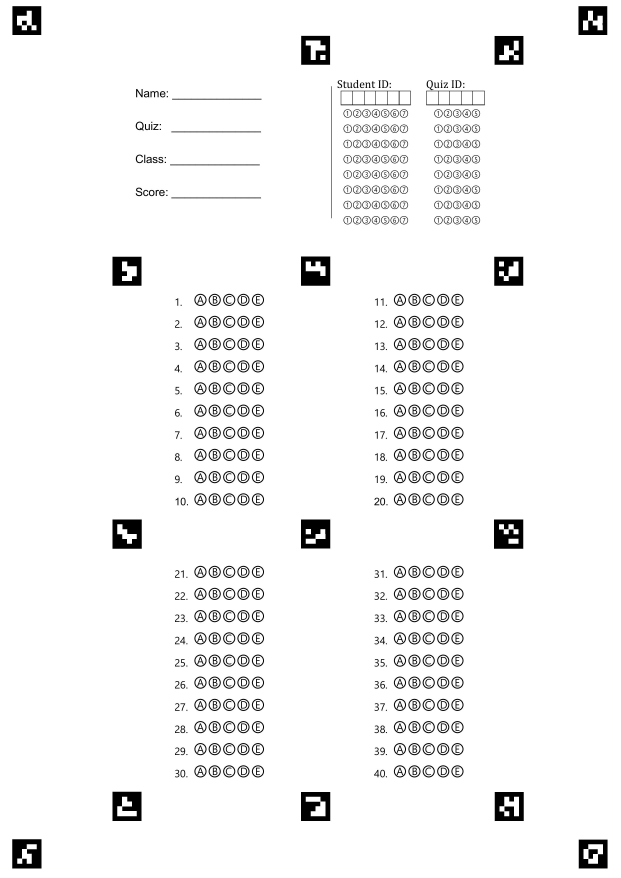
#> input picture samples/template_scan1.png, 2481 x 3509 px (shown at 1/4 size)
$ python markers.py
#> lines starting #> are read from the running program, lines starting #| are printed output that depends on the picture; after the words box and inside, x2 and y2 are one past the last pixel; in counts of white or black regions, pixels touching at a corner belong together
# path: markers.py
from __future__ import annotations

import logging
import os
from dataclasses import dataclass
from functools import lru_cache
from typing import Dict, List, Tuple, Optional

import cv2 as cv
import numpy as np


APRILTAG_DICT: int = cv.aruco.DICT_APRILTAG_16h5

A4_PX: Tuple[int, int] = (2481, 3509)

TEMPLATE_LAYOUT_FILE: str = "template_marker_layout.json"


log = logging.getLogger(__name__)
if not log.handlers:
    logging.basicConfig(level=logging.INFO)


def safe_mkdir(path: str) -> None:
    os.makedirs(path, exist_ok=True)


def _safe_imwrite(path: str, img: np.ndarray, note: str = "") -> None:
    # Debug image writing disabled to improve performance
    return


@dataclass
class TagDetection:
    id: int                # ID của marker
    corners: np.ndarray    # 4 đỉnh (4, 2)
    center: np.ndarray     # tâm (2,)


@lru_cache(maxsize=1)
def _build_detector() -> cv.aruco.ArucoDetector:
    params = cv.aruco.DetectorParameters()
    params.cornerRefinementMethod = cv.aruco.CORNER_REFINE_SUBPIX

    dictionary = cv.aruco.getPredefinedDictionary(APRILTAG_DICT)
    detector = cv.aruco.ArucoDetector(dictionary, params)
    log.info(f"[Detector] Init ArucoDetector with dict={APRILTAG_DICT}")
    return detector


def detect_tags(gray: np.ndarray) -> List[TagDetection]:
    detector = _build_detector()
    corners, ids, _ = detector.detectMarkers(gray)

    if ids is None or len(ids) == 0:
        return []

    ids_arr = np.asarray(ids, dtype=np.int32).reshape(-1)

    detections: List[TagDetection] = []
    for i, c in enumerate(corners):
        c_arr = np.asarray(c, dtype=np.float32).reshape(-1, 2)  # (4,2)
        center = c_arr.mean(axis=0)
        detections.append(
            TagDetection(
                id=int(ids_arr[i]),
                corners=c_arr,
                center=center,
            )
        )

    detections.sort(key=lambda d: d.id)
    return detections


def _draw_detections(
    img_bgr: np.ndarray,
    detections: List[TagDetection],
    draw_ids: bool = True,
) -> np.ndarray:

    vis = img_bgr.copy()
    for d in detections:
        pts = d.corners.astype(int)
        cv.polylines(vis, [pts], isClosed=True, color=(0, 255, 0), thickness=2)
        c = tuple(d.center.astype(int))
        cv.circle(vis, c, 5, (0, 0, 255), -1)
        if draw_ids:
            cv.putText(
                vis,
                str(d.id),
                (c[0] + 5, c[1] - 5),
                cv.FONT_HERSHEY_SIMPLEX,
                0.6,
                (255, 0, 0),
                2,
                cv.LINE_AA,
            )
    return vis


def extract_template_marker_layout(
    img_path: str,
    save_path: str = TEMPLATE_LAYOUT_FILE,
    debug_dir: Optional[str] = None,
) -> Dict[int, List[float]]:

#> called with img_path = 'samples/template_scan1.png', save_path = 'template_marker_layout.json', debug_dir = 'debug_markers'
    import json

    img = cv.imread(img_path)
#> img is the input picture: shape (3509, 2481, 3); min 0, max 255, mean 244
    if img is None:
        raise FileNotFoundError(f"Template image not found: {img_path}")
    log.info(f"[Template] Input: {img_path}, shape={img.shape}")

    gray = cv.cvtColor(img, cv.COLOR_BGR2GRAY)
    detections = detect_tags(gray)
#> in detect_tags, `corners, ids, _ = detector.detectMarkers(gray)`: corners = 15 items; ids = [2, 18, 14, 15, 20, 19, 16, 21, 17, 13, 7, 1, 4, 9, 3]
#> in detect_tags, `ids_arr = np.asarray(ids, dtype=np.int32).reshape(-1)`: ids_arr has the same summary as ids
#> the loop in detect_tags, `for i, c in enumerate(corners):` made 15 passes
#> center on passes 1 to 8: [107, 3415], [2034, 2136], [508, 2136], [1262, 1084], [1262, 3225.5], [507.5, 3225], [1262, 2135.5], [2036.5, 3225.5]
#> after the loop in detect_tags, `for i, c in enumerate(corners):`: detections = 15 items
#> detections = 15 items
    log.info(f"[Template] Detected ids: {[d.id for d in detections]}")

    # STEP 1: lưu ảnh template có tag & id, để xem layout marker có đúng ý không
    if debug_dir is not None:
        safe_mkdir(debug_dir)
        vis = _draw_detections(img, detections)
#> the loop in _draw_detections, `for d in detections:` made 15 passes
#> (pts, c) on passes 1 to 6: ([[164, 139], [49, 139], [49, 24], [164, 24]], (106, 81)), ([[165, 3473], [48, 3473], [48, 3356], [165, 3356]], (107, 3414)), ([[2428, 139], [2313, 139], [2313, 24], [2428, 24]], (2370, 81)), ([[2429, 3473], [2314, 3473], [2314, 3358], [2429, 3358]], (2372, 3415)), ([[1319, 258], [1204, 258], [1204, 142], [1319, 143]], (1262, 200)), ([[2093, 258], [1977, 258], [1977, 143], [2093, 143]], (2035, 200))
        _safe_imwrite(
            os.path.join(debug_dir, "markers_step1_template_tags.png"),
            vis,
            "step1 template tags",
        )

    if len(detections) < 4:
        raise RuntimeError("Template must contain ≥4 markers.")

    layout: Dict[int, List[float]] = {}
    seen: set[int] = set()

    for d in detections:
        if d.id in seen:
            raise RuntimeError(f"Duplicate marker id {d.id} in template.")
        seen.add(d.id)
        layout[d.id] = d.center.astype(float).tolist()
        log.debug(f"[Template] id={d.id} center={layout[d.id]}")
#> this loop made 15 passes
#> after the loop, layout = 15 items; seen = 15 items

    with open(save_path, "w", encoding="utf-8") as f:
        json.dump(layout, f, indent=2, ensure_ascii=False)

    log.info(f"[Template] Saved {len(layout)} markers -> {save_path}")
    return layout


def load_template_marker_layout(path: str = TEMPLATE_LAYOUT_FILE) -> Dict[int, List[float]]:

#> called with path = 'template_marker_layout.json'
    import json

    with open(path, "r", encoding="utf-8") as f:
        data = json.load(f)
    layout = {int(k): [float(x) for x in v] for k, v in data.items()}
#> layout = 15 items
    log.info(f"[Template] loaded ids={sorted(layout.keys())}")
    return layout


def _collect_correspondences(
    detections: List[TagDetection],
    template_layout: Dict[int, List[float]],
) -> Tuple[np.ndarray, np.ndarray]:

    src: List[np.ndarray] = []
    dst: List[np.ndarray] = []

    for d in detections:
        if d.id in template_layout:
            src.append(d.center.astype(np.float32))
            dst.append(np.asarray(template_layout[d.id], dtype=np.float32))

    if not src:
        raise RuntimeError("No common marker ids between image and layout.")

    src_pts = np.stack(src, axis=0)
    dst_pts = np.stack(dst, axis=0)
    return src_pts, dst_pts


def warp_to_a4_single_h(
    img: np.ndarray,
    template_layout: Dict[int, List[float]],
    out_size: Tuple[int, int] = A4_PX,
    debug_dir: Optional[str] = None,
) -> np.ndarray:

    W_out, H_out = out_size
    if W_out <= 0 or H_out <= 0:
        raise ValueError(f"Invalid out_size={out_size}")

    gray = cv.cvtColor(img, cv.COLOR_BGR2GRAY)
    detections = detect_tags(gray)
    log.info(f"[WarpH] detected_ids={[d.id for d in detections]}")

    if debug_dir is not None:
        safe_mkdir(debug_dir)
        vis_input = _draw_detections(img, detections)
        _safe_imwrite(
            os.path.join(debug_dir, "markers_step2_input_tags.png"),
            vis_input,
            "step2 input with tags",
        )

    if len(detections) < 4:
        raise RuntimeError("Need ≥4 markers for homography.")

    src_pts, dst_pts = _collect_correspondences(detections, template_layout)
    if len(src_pts) < 4:
        raise RuntimeError(f"Matched markers < 4 (got {len(src_pts)}).")

    H_sd, mask = cv.findHomography(src_pts, dst_pts, cv.RANSAC, 3.0)
    if H_sd is None or mask is None or int(mask.sum()) < 4:
        raise RuntimeError("Global homography estimation failed.")

    log.info(f"[WarpH] inliers={int(mask.sum())}/{len(mask)}")

    warped = cv.warpPerspective(img, H_sd, out_size)
    log.info(f"[WarpH] warped_shape={warped.shape}")

    if debug_dir is not None:
        _safe_imwrite(
            os.path.join(debug_dir, "markers_step3_warped_H_only.png"),
            warped,
            "step3 warped by H only",
        )

    return warped


def refine_warp_idw(
    warped: np.ndarray,
    template_layout: Dict[int, List[float]],
    grid_shape: Tuple[int, int] = (24, 32), # Kích thước lưới nội suy: (row, col) = (10,16), (16,24), (24,32). Số càng lớn thì lưới càng mịn (chi tiết hơn) nhưng tính toán chậm hơn.
    idw_power: float = 2, # Số mũ trong công thức Inverse Distance Weighting (IDW).
        # - power lớn (vd 3, 4): điểm gần ảnh hưởng MẠNH hơn, bề mặt gồ ghề hơn.
        # - power nhỏ (vd 1): điểm xa vẫn còn ảnh hưởng đáng kể, bề mặt mượt hơn.
    idw_eps: float = 1e-3, # Epsilon rất nhỏ để tránh chia cho 0 khi khoảng cách gần như bằng 0.
        # - Nếu có điểm trùng vị trí (d = 0) → chia cho 0 → lỗi.
        # - Thêm eps (1e-3) đảm bảo d không bao giờ là 0 tuyệt đối.

    debug_dir: Optional[str] = None,
) -> np.ndarray:

    H_img, W_img = warped.shape[:2]
    gray = cv.cvtColor(warped, cv.COLOR_BGR2GRAY)
    detections = detect_tags(gray)
    log.info(f"[RefineIDW] detected_ids={[d.id for d in detections]}")

    if len(detections) < 4:
        log.warning("[RefineIDW] Not enough markers, skip refine.")
        return warped

    src_pts_list: List[np.ndarray] = []
    dst_pts_list: List[np.ndarray] = []

    for d in detections:
        if d.id in template_layout:
            src_pts_list.append(d.center.astype(np.float32))
            dst_pts_list.append(np.asarray(template_layout[d.id], np.float32))

    if len(src_pts_list) < 4:
        log.warning("[RefineIDW] matched markers < 4, skip refine.")
        return warped

    src_pts = np.stack(src_pts_list, axis=0)  # (N,2)
    dst_pts = np.stack(dst_pts_list, axis=0)  # (N,2)

    residuals = src_pts - dst_pts             # vector cần bù (N,2)
    avg_res = float(np.linalg.norm(residuals, axis=1).mean())
    log.info(f"[RefineIDW] N={len(residuals)}, avg_residual={avg_res:.2f}px")

    gx, gy = grid_shape
    map_dx_coarse = np.zeros((gy + 1, gx + 1), dtype=np.float32)
    map_dy_coarse = np.zeros((gy + 1, gx + 1), dtype=np.float32)

    dst_pts_f = dst_pts.astype(np.float32)

    for iy in range(gy + 1):
        y = (iy / gy) * (H_img - 1) if gy > 0 else (H_img - 1) / 2.0
        for ix in range(gx + 1):
            x = (ix / gx) * (W_img - 1) if gx > 0 else (W_img - 1) / 2.0

            diff = dst_pts_f - np.array([x, y], dtype=np.float32)
            dists = np.linalg.norm(diff, axis=1) + idw_eps
            weights = 1.0 / (dists ** idw_power)

            w_sum = float(weights.sum())
            if w_sum < 1e-6:
                dx = dy = 0.0
            else:
                w_norm = weights[:, None] / w_sum
                delta = (w_norm * residuals).sum(axis=0)
                dx = float(delta[0])
                dy = float(delta[1])

            map_dx_coarse[iy, ix] = dx
            map_dy_coarse[iy, ix] = dy

    map_dx = cv.resize(map_dx_coarse, (W_img, H_img), interpolation=cv.INTER_LINEAR)
    map_dy = cv.resize(map_dy_coarse, (W_img, H_img), interpolation=cv.INTER_LINEAR)

    xs, ys = np.meshgrid(
        np.arange(W_img, dtype=np.float32),
        np.arange(H_img, dtype=np.float32),
    )
    map_x = xs + map_dx
    map_y = ys + map_dy

    map_x = np.clip(map_x, 0, W_img - 1).astype(np.float32)
    map_y = np.clip(map_y, 0, H_img - 1).astype(np.float32)

    refined = cv.remap(
        warped,
        map_x,
        map_y,
        interpolation=cv.INTER_LINEAR,
        borderMode=cv.BORDER_REPLICATE,
    )
    log.info(f"[RefineIDW] refined_shape={refined.shape}")

    if debug_dir is not None:
        safe_mkdir(debug_dir)
        _safe_imwrite(
            os.path.join(debug_dir, "markers_step4_warped_refined.png"),
            refined,
            "step4 warped refined by IDW",
        )

    return refined


def warp_to_a4(
    img: np.ndarray,
    template_layout: Dict[int, List[float]],
    out_size: Tuple[int, int] = A4_PX,
    use_refine: bool = True,
    debug_dir: Optional[str] = None,
) -> np.ndarray:
    warped = warp_to_a4_single_h(img, template_layout, out_size, debug_dir=debug_dir)
    if use_refine:
        warped = refine_warp_idw(warped, template_layout, debug_dir=debug_dir)
    return warped


if __name__ == "__main__":
    template_img_path = "samples/template_scan1.png"
    input_img_path = "samples/1photo2.jpg"
    out_dir = "debug_markers"

    safe_mkdir(out_dir)

    if not os.path.exists(TEMPLATE_LAYOUT_FILE):
        log.info("[Demo] Layout JSON not found; extracting from template.")
        extract_template_marker_layout(
            template_img_path,
            TEMPLATE_LAYOUT_FILE,
            debug_dir=out_dir,
        )

    layout = load_template_marker_layout(TEMPLATE_LAYOUT_FILE)
#> layout = 15 items

    img = cv.imread(input_img_path)
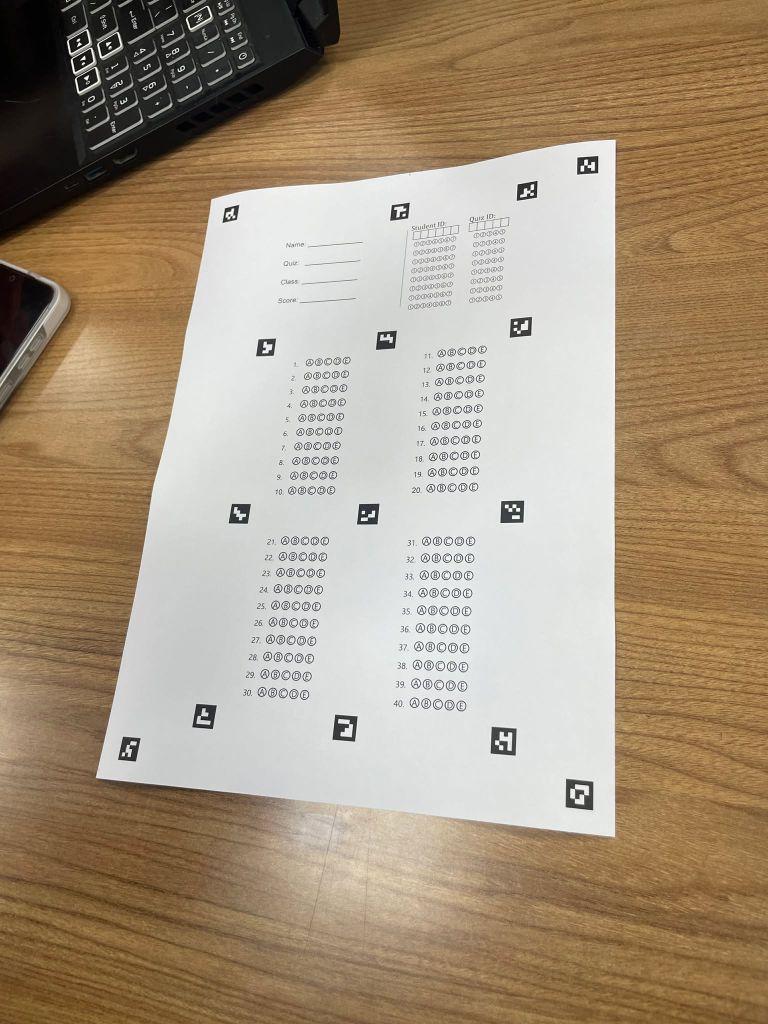
#> input picture samples/1photo2.jpg, 1536 x 2048 px (shown at 1/2 size)
#> img is the input picture: shape (2048, 1536, 3); mean B, G, R 125.9, 148.8, 166.5
    if img is None:
        raise FileNotFoundError(f"Input image not found: {input_img_path}")

    warped = warp_to_a4(img, layout, out_size=A4_PX, use_refine=True, debug_dir=out_dir)
#> in warp_to_a4_single_h, `gray = cv.cvtColor(img, cv.COLOR_BGR2GRAY)`:
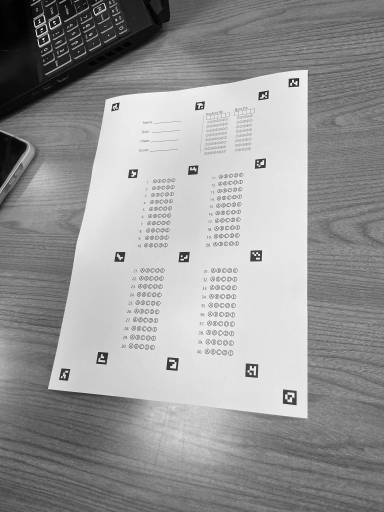
#> gray: shape (2048, 1536) (shown at 1/4 size); min 0, max 255, mean 151.4
#> the loop in detect_tags (call 2), `for i, c in enumerate(corners):` made 15 passes
#> center on passes 1 to 8: [1158.5, 1588.4], [1006.7, 1481.8], [689.7, 1455.6], [1024.2, 1023.1], [408.6, 1432.3], [258.3, 1497.4], [736.2, 1027.7], [1041.4, 654.1]
#> call 2 of _draw_detections, with draw_ids = True
#> the loop in _draw_detections (call 2), `for d in detections:` made 15 passes
#> (pts, c) on passes 1 to 6: ([[472, 439], [444, 445], [450, 415], [478, 410]], (461, 427)), ([[271, 1522], [235, 1518], [245, 1472], [280, 1475]], (258, 1497)), ([[1195, 346], [1153, 348], [1154, 314], [1196, 311]], (1174, 330)), ([[1185, 1619], [1130, 1613], [1131, 1557], [1186, 1562]], (1158, 1588)), ([[815, 436], [779, 440], [783, 409], [818, 405]], (799, 423)), ([[1073, 394], [1033, 401], [1034, 368], [1074, 361]], (1053, 381))
#> after the loop in _draw_detections (call 2), `for d in detections:`:
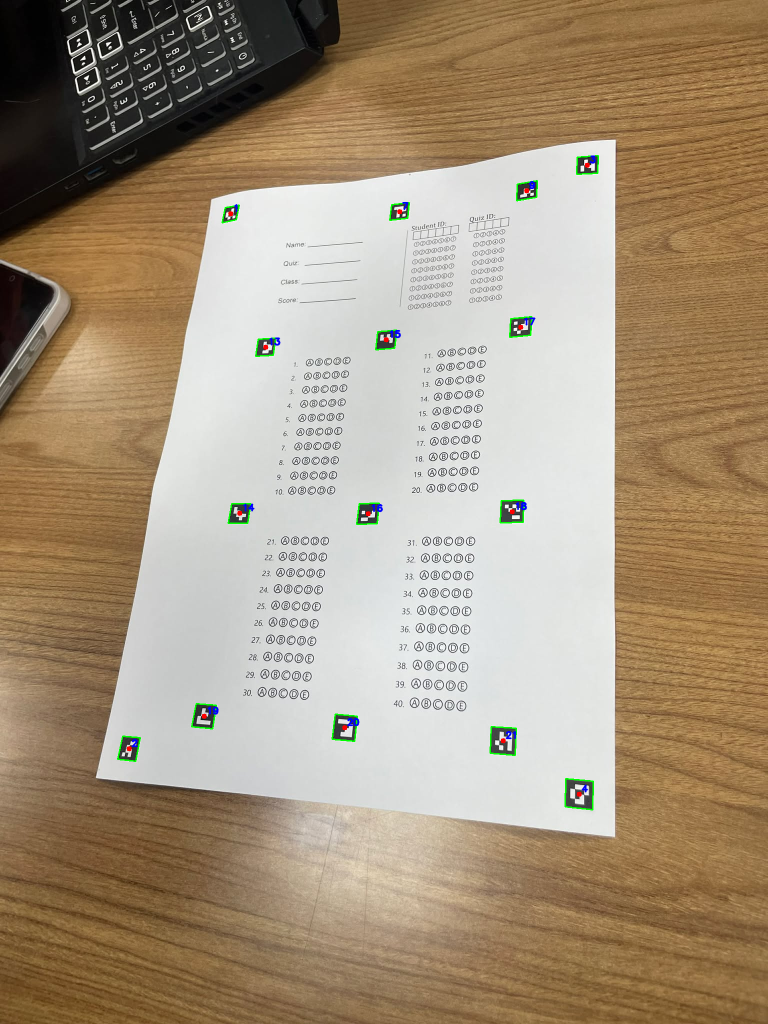
#> vis: shape (2048, 1536, 3) (shown at 1/2 size); 0.36% of pixels changed, all inside (x1, y1, x2, y2) = (234, 310, 1198, 1621)
#> the loop in _collect_correspondences, `for d in detections:` made 15 passes
#> after the loop in _collect_correspondences, `for d in detections:`: dst = [[106.9, 81.9], [107, 3415], [2371, 81.9], [2372.1, 3415.7], [1262, 200.7], [2035.5, 201], [507.5, 1084.5], [508, 2136], [1262, 1084], [1262, 2135.5], [2034.5, 1084.5], [2034, 2136], [507.5, 3225], [1262, 3225.5], [2036.5, 3225.5]]; src = [[461.6, 427.6], [258.3, 1497.4], [1174.9, 330.3], [1158.5, 1588.4], [799.4, 423.1], [1053.9, 381.4], [531.7, 694.5], [479.2, 1026.9], [772.4, 680], [736.2, 1027.7], [1041.4, 654.1], [1024.2, 1023.1], [408.6, 1432.3], [689.7, 1455.6], [1006.7, 1481.8]]
#> in _collect_correspondences, `src_pts = np.stack(src, axis=0)`: src_pts = 15 rows, first 8: [461.6, 427.6], [258.3, 1497.4], [1174.9, 330.3], [1158.5, 1588.4], [799.4, 423.1], [1053.9, 381.4], [531.7, 694.5], [479.2, 1026.9]
#> in _collect_correspondences, `dst_pts = np.stack(dst, axis=0)`: dst_pts = 15 rows, first 8: [106.9, 81.9], [107, 3415], [2371, 81.9], [2372.1, 3415.7], [1262, 200.7], [2035.5, 201], [507.5, 1084.5], [508, 2136]
#> in warp_to_a4_single_h, `H_sd, mask = cv.findHomography(src_pts, dst_pts, cv.RANSAC, 3.0)`: H_sd = [[5.17, 1.05, -2726.9], [0.752, 5.62, -2698.2], [0.000342, 0.00043, 1]]; mask = [0, 1, 0, 1, 0, 0, 1, 0, 0, 0, 0, 1, 1, 0, 1]
#> in refine_warp_idw, `detections = detect_tags(gray)`: detections = 13 items
#> the loop in refine_warp_idw, `for d in detections:` made 13 passes
#> after the loop in refine_warp_idw, `for d in detections:`: dst_pts_list = [[107, 3415], [2372.1, 3415.7], [1262, 200.7], [2035.5, 201], [507.5, 1084.5], [508, 2136], [1262, 1084], [1262, 2135.5], [2034.5, 1084.5], [2034, 2136], [507.5, 3225], [1262, 3225.5], [2036.5, 3225.5]]; src_pts_list = [[106.4, 3414.8], [2371.6, 3415.9], [1270.1, 192.8], [2045.8, 156], [507, 1084.7], [517.1, 2139.6], [1271, 1095.1], [1274.2, 2144.7], [2040.7, 1075.4], [2033.8, 2135.5], [508, 3224.8], [1272.2, 3224.8], [2036, 3224.5]]
#> in refine_warp_idw, `src_pts = np.stack(src_pts_list, axis=0)`: src_pts = 13 rows, first 8: [106.4, 3414.8], [2371.6, 3415.9], [1270.1, 192.8], [2045.8, 156], [507, 1084.7], [517.1, 2139.6], [1271, 1095.1], [1274.2, 2144.7]
#> in refine_warp_idw, `dst_pts = np.stack(dst_pts_list, axis=0)`: dst_pts = 13 rows, first 8: [107, 3415], [2372.1, 3415.7], [1262, 200.7], [2035.5, 201], [507.5, 1084.5], [508, 2136], [1262, 1084], [1262, 2135.5]
#> in refine_warp_idw, `residuals = src_pts - dst_pts`: residuals = 13 rows, first 8: [-0.575, -0.237], [-0.458, 0.175], [8.05, -7.96], [10.34, -44.98], [-0.522, 0.161], [9.15, 3.57], [8.99, 11.12], [12.2, 9.23]
#> in refine_warp_idw, `avg_res = float(np.linalg.norm(residuals, axis=1).mean())`: avg_res = 9.38
#> in refine_warp_idw, `dst_pts_f = dst_pts.astype(np.float32)`: dst_pts_f has the same summary as dst_pts
#> in refine_warp_idw, `map_dy = cv.resize(map_dy_coarse, (W_img, H_img), interpolation=cv.INT..`:
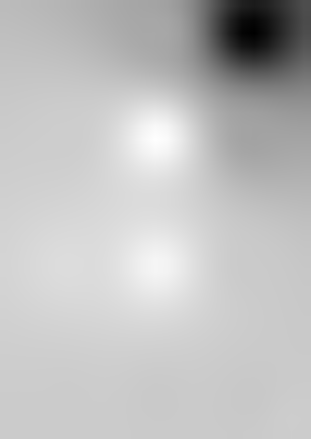
#> map_dy: shape (3509, 2481) float32 (shown at 1/8 size); min -44.69, max 11.03, mean -2.63; drawn with min black and max white
#> in refine_warp_idw, `xs, ys = np.meshgrid( np.arange(W_img, dtype=np.float32), np.arange(H_..`:
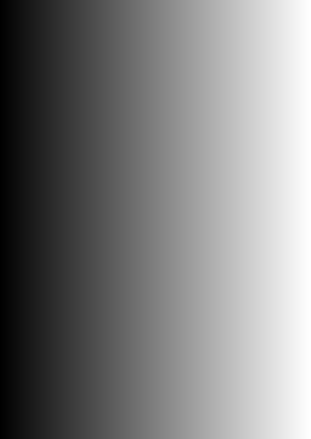
#> xs: shape (3509, 2481) float32 (shown at 1/8 size); min 0, max 2480, mean 1240; drawn with min black and max white
#> in refine_warp_idw, `xs, ys = np.meshgrid( np.arange(W_img, dtype=np.float32), np.arange(H_..`:
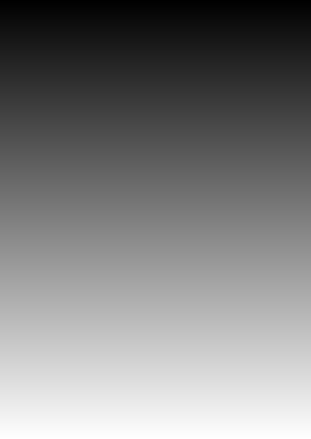
#> ys: shape (3509, 2481) float32 (shown at 1/8 size); min 0, max 3508, mean 1754; drawn with min black and max white
#> in refine_warp_idw, `refined = cv.remap( warped, map_x, map_y, interpolation=cv.INTER_LINEA..`:
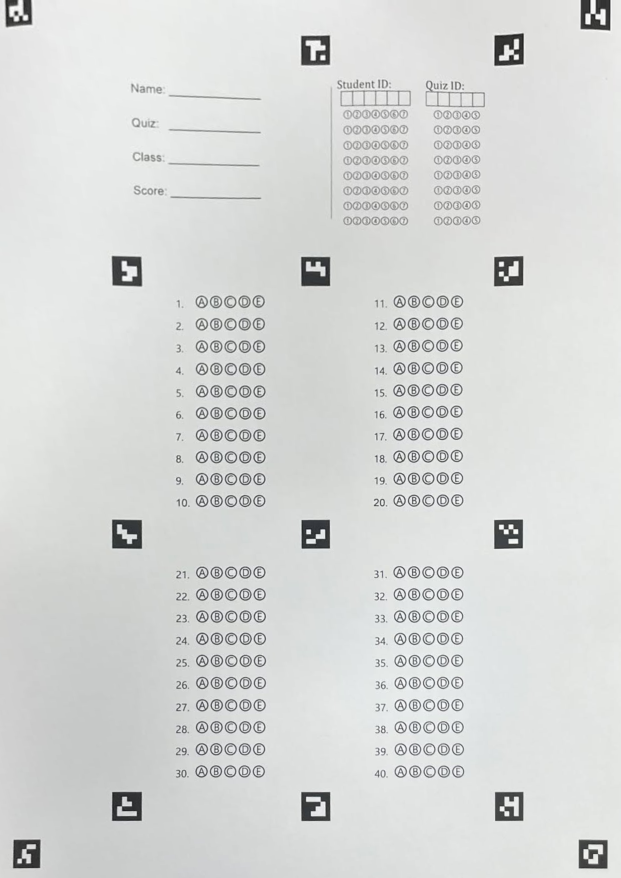
#> refined: shape (3509, 2481, 3) (shown at 1/4 size); mean B, G, R 214.9, 216.2, 214.4

    warped_path = os.path.join(out_dir, "warped_a4.png")
    _safe_imwrite(warped_path, warped, "final warped A4 (for OMR)")

    step5_path = os.path.join(out_dir, "markers_step5_warped_a4.png")
    _safe_imwrite(step5_path, warped, "step5 final warped A4")

    log.info(f"[Demo] Done. Check debug images in {out_dir}")
